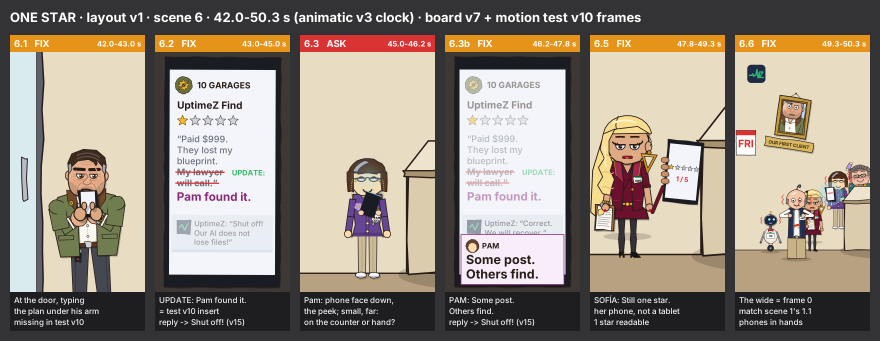
#> input picture uptimez/customer-success/cs_layout_v1_scene6.png, 1760 x 682 px, given in place of tg_sb_v1_008.png, which was not available (shown at 1/2 size)
$ python tg_sb_sheet_v1.py ../customer-success/cs_layout_v1_scene6.png
#> lines starting #> are read from the running program, lines starting #| are printed output that depends on the picture
"""Storyboard sheet for tg_sb.py: one key frame per shot with its number, time and line. Writes
tg_storyboard_sheet_v1.png (needs the stills from engine_v.py)."""
import subprocess, sys, os
from PIL import Image, ImageDraw, ImageFont

KEYS = [(0.25, "1", "0.0", "slap: \"Raises for everyone! Sign here.\""), (1.9, "1", "1.0", "pull up: banner, cast"),
        (3.2, "2", "2.6", "insert: the form"), (4.7, "3", "3.9", "SOFÍA: \"Still hoping for a raise?\""),
        (6.3, "3", "5.9", "PAM: \"I'm expecting.\""), (8.3, "4", "7.0", "DON: \"Boy or girl? HA!\""),
        (9.05, "4b", "8.8", "Sofía: one eyebrow"), (9.8, "5", "9.3", "TILT: POLICY VIOLATION."),
        (11.3, "6", "10.9", "Don freezes, taps"), (13.0, "7", "11.9", "PAM: \"A raise for saying...\""),
        (15.0, "7", "14.5", "DON (off): \"Now you're getting it.\""), (16.2, "7", "15.85", "PAM: \"No.\" pushes it back"),
        (17.8, "8a", "16.7", "tears a leg: \"You failed.\""), (19.0, "8b", "18.3", "SOFÍA: \"She refused...\""),
        (20.25, "8c", "19.9", "a bite instead of an answer"), (20.9, "8c", "20.45", "\"Same thing here.\""),
        (21.65, "8d", "21.4", "Sofía closes her eyes"), (22.5, "9", "21.9", "Pam rises"),
        (23.1, "9", "22.75", "pats her hair (blush)"), (24.4, "9", "23.6", "\"You're a walking policy violation.\""),
        (26.0, "10a", "25.3", "DON: \"HR. Back me up.\""), (27.0, "10b", "26.8", "scan: Pam, then Don"),
        (28.5, "10b", "28.05", "ACCURATE.  Don freezes mid-bite"), (29.15, "10c", "28.9", "Sofía: tiny smile"),
        (29.7, "11", "29.4", "TILT: one beat of collapse"), (31.4, "11", "30.0", "leg over the word: \"Sign it.\""),
        (32.7, "11b", "31.9", "the form slides back: loop")]


def main(out):
    frames = [str(int(round(t * 30))) for t, *_ in KEYS]
    d = "/tmp/tgsb_sheet"; os.makedirs(d, exist_ok=True)
    subprocess.run([sys.executable, os.path.abspath("engine_v.py"), "tg_sb_v1"] + frames, cwd=d, check=True)
#> (this line was passed over: subprocess is not available in this run)
    cols, tw, th = 9, 250, 444
    rows = (len(KEYS) + cols - 1) // cols
    W, H = cols * (tw + 14) + 24, rows * (th + 70) + 110
    im = Image.new("RGB", (W, H), (247, 245, 238))
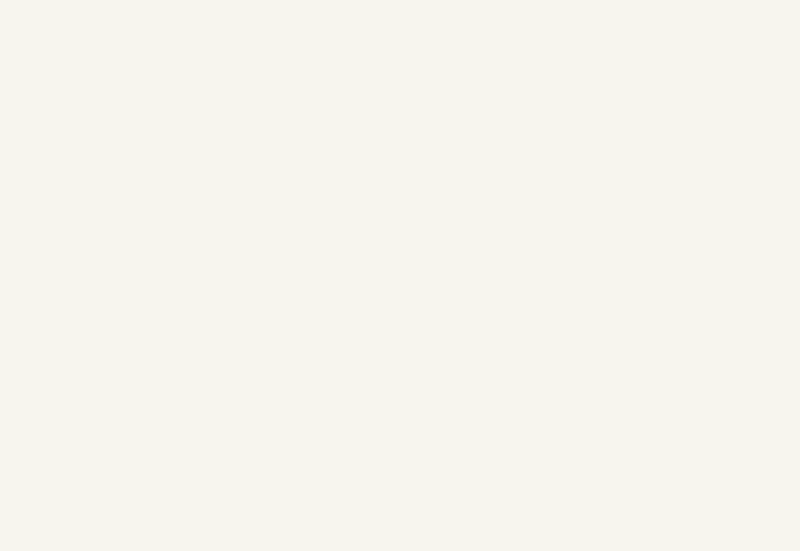
#> im: PIL image 2400x1652 RGB (shown at 1/3 size); mean R, G, B 247, 245, 238
    dr = ImageDraw.Draw(im)
    fb = ImageFont.truetype(os.path.expanduser("~/.fonts/Inter-700.ttf"), 30)
    fs = ImageFont.truetype(os.path.expanduser("~/.fonts/Inter-700.ttf"), 17)
    fr = ImageFont.truetype(os.path.expanduser("~/.fonts/Inter-400.ttf"), 15)
    dr.text((24, 24), "RAISES FOR EVERYONE  ·  SILENT STORYBOARD v1  ·  33.0 s  ·  27 key frames, 18 shots", font=fb,
            fill=(30, 40, 70))
    for i, (t, n, t0, cap) in enumerate(KEYS):
        x = 24 + (i % cols) * (tw + 14); y = 90 + (i // cols) * (th + 70)
        f = os.path.join(d, "tg_sb_v1_%03d.png" % int(round(t * 30)))
        im.paste(Image.open(f).convert("RGB").resize((tw, th)), (x, y))
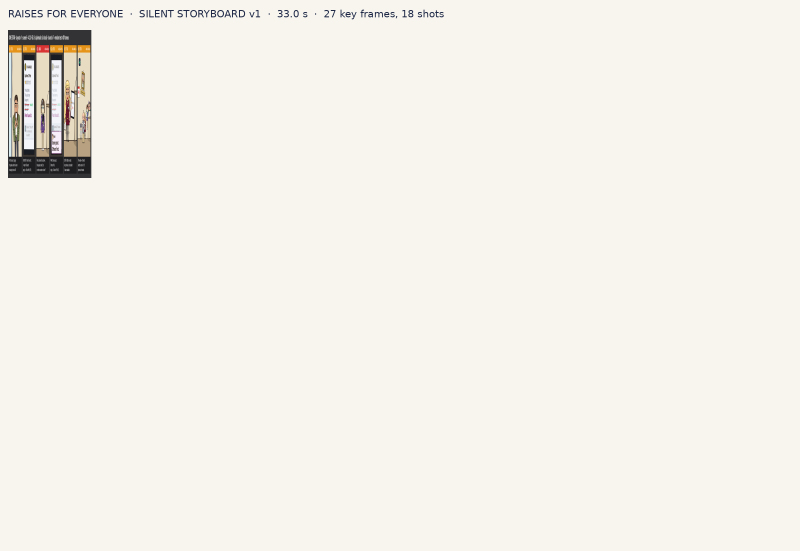
#> im: PIL image 2400x1652 RGB (shown at 1/3 size); mean R, G, B 243.9, 241.7, 234.6
        dr.rectangle((x, y, x + tw, y + th), outline=(30, 30, 30), width=2)
        dr.text((x, y + th + 6), "%s  ·  %ss" % (n, t0), font=fs, fill=(30, 40, 70))
        dr.text((x, y + th + 30), cap[:34], font=fr, fill=(60, 60, 60))
#> pass 2 of the loop in main, `for i, (t, n, t0, cap) in enumerate(KEYS):`:
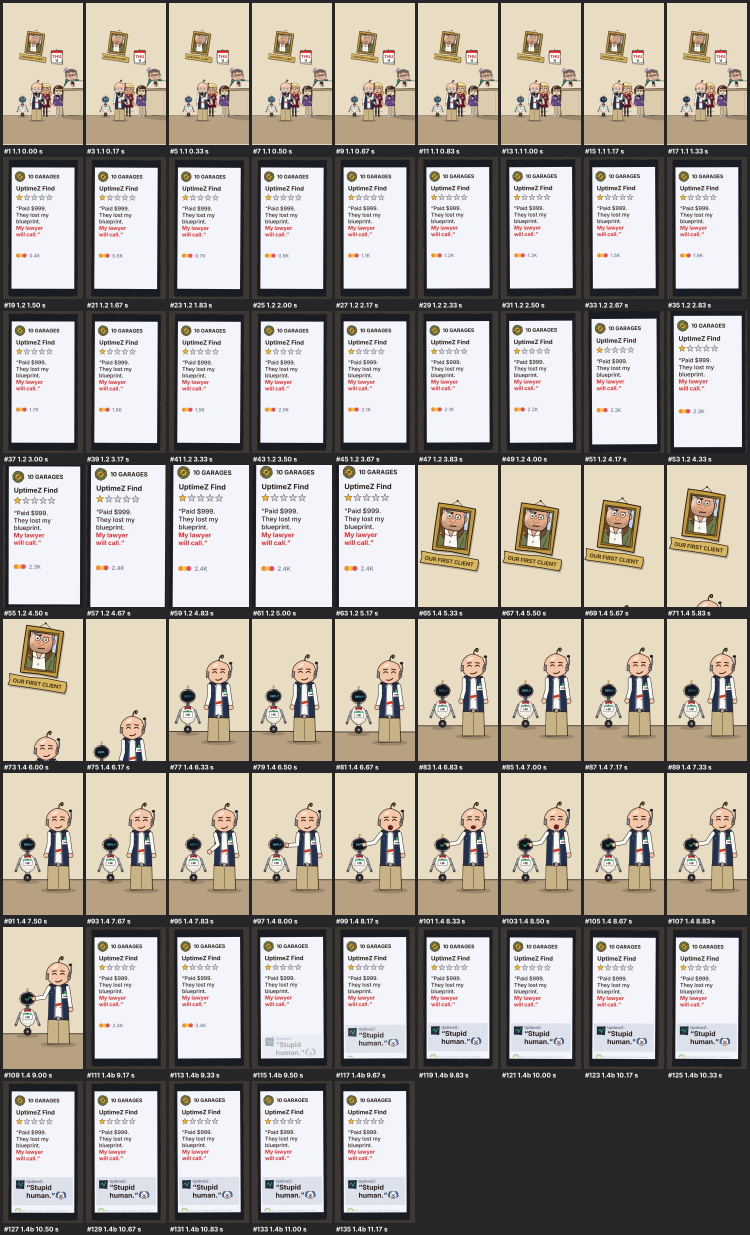
#> input picture uptimez/customer-success/cs_scene1_v10_strip.png, 1500 x 2470 px, given in place of tg_sb_v1_057.png, which was not available (shown at 1/2 size)
#> in main, `im.paste(Image.open(f).convert("RGB").resize((tw, th)), (x, y))`:
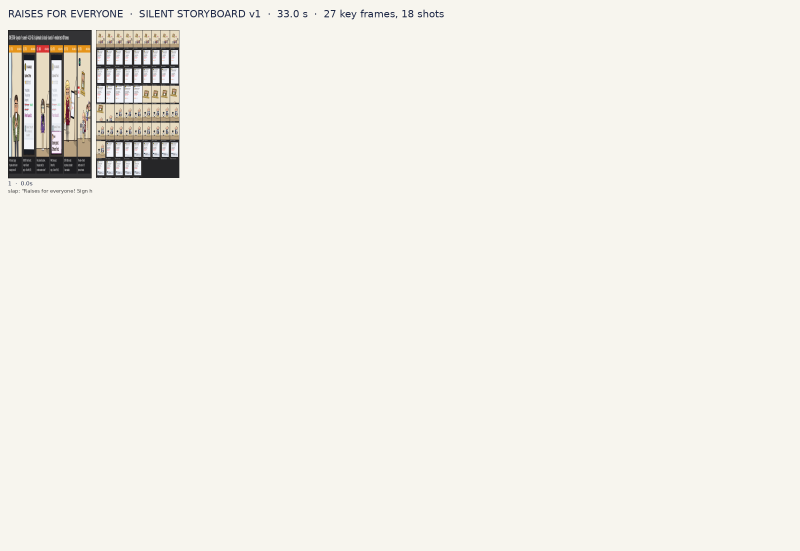
#> im: PIL image 2400x1652 RGB (shown at 1/3 size); mean R, G, B 241.6, 239.3, 232.1
    im.save(out)


if __name__ == "__main__":
#> (the run stopped early here; a loop or call above may not have finished)
